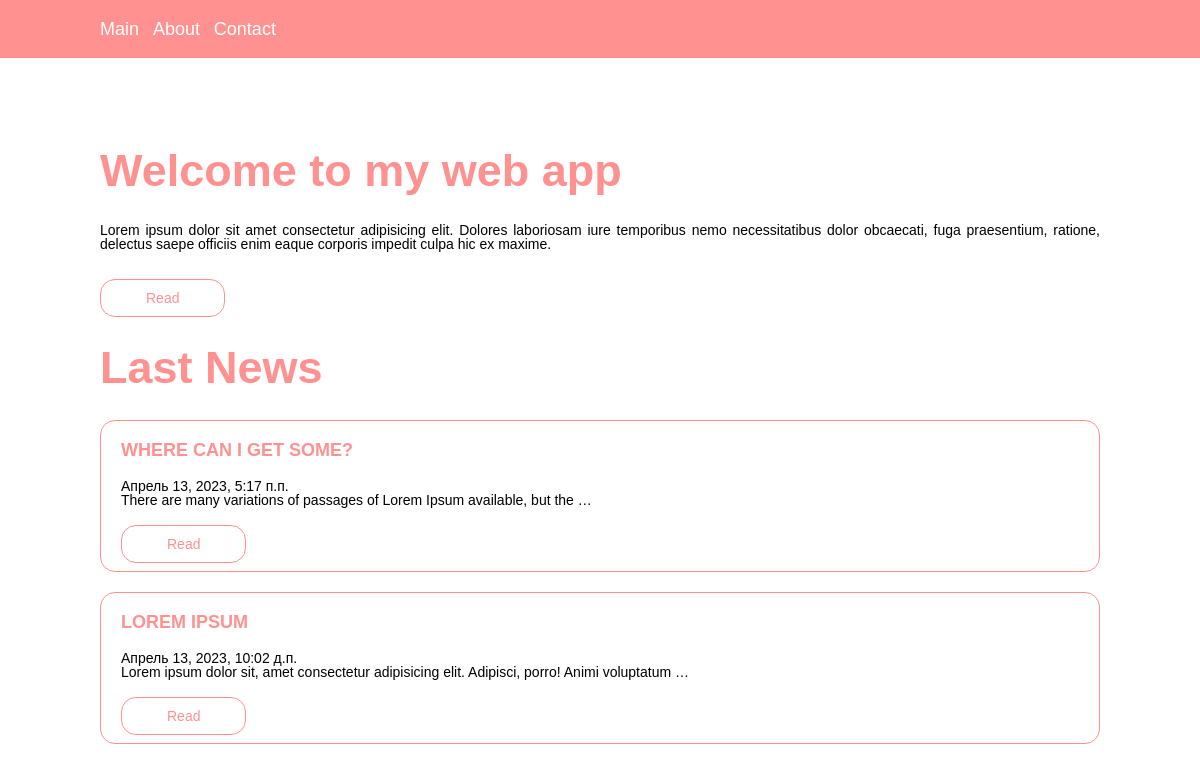
The page / on the database its author committed.
### crudapp/models.py (models this page shows, shortened)
class Post(models.Model):
    title = models.CharField("Заголовок", max_length=255, null=True, blank=True)
    content = models.CharField("Контент", max_length=65525, null=True, blank=True)
    postDate = models.DateTimeField("Дата и время публикации", default=datetime.now)
    class Meta:
        verbose_name = "Пост"
        verbose_name_plural = "Посты"

### crudapp/views.py (the view)
# urls.py: path('',views.homePage, name='homePage'),
def homePage(request):
    posts = Post.objects.all().order_by('-postDate')
    return render(request, "index.html",
    {
        'posts': posts,
    })

### crudapp/templates/index.html (shortened to what this page needs)
{% extends 'base.html' %}
{% block content %}
    <main class="main">
        <div id="main-content" class="container mb-10">
            <h1 class="title">Welcome to my web app</h1>
            <p class="text">Lorem ipsum dolor sit amet consectetur adipisicing elit. Dolores laboriosam iure temporibus nemo necessitatibus dolor obcaecati, fuga praesentium, ratione, delectus saepe officiis enim eaque corporis impedit culpa hic ex maxime.</p>
            <a href="#" class="primary-button">Read</a>
        </div>
        <div class="container">
            <h2 class="title">Last News</h2>
            {% for post in posts %}
            <div class="card">
                <div class="card-body">
                    <h3>{{ post.title }}</h3>
                    <h4>{{ post.postDate }}</h4>
                    <p>{{ post.content|truncatewords:12 }}</p>
                    <a href="{% url 'postDetail' pk=post.pk %}" class="primary-button">Read</a>
                </div>
            </div>
            {% endfor %}
        </div>
    </main>
{% endblock %}

### crudapp/templates/base.html (shortened to what this page needs)
{% load static %}
<!DOCTYPE html>
<html lang="ru" xmlns="http://www.w3.org/1999/xhtml">
<head>
    <link rel="stylesheet" href="{% static './css/style.css' %}" />
    <link rel="stylesheet" href="https://cdnjs.cloudflare.com/ajax/libs/font-awesome/6.4.0/css/all.min.css" />
</head>
<body>
    <header class="header">
        <div class="container">
            <div class="desktop-menu">
                <a href="{% url 'homePage' %}">Main</a>
                <a href="{% url 'aboutPage' %}">About</a>
                <a href="#">Contact</a>
            </div>
        </div>
    </header>
    {% block content %}
    {% endblock %}
</body>
</html>

### crudapp/static/css/style.css (style rules this page uses)
* { padding: 0; margin: 0; border: 0; }
*,*:before,*:after { -moz-box-sizing: border-box; -webkit-box-sizing: border-box; box-sizing: border-box; }
nav,footer,header,aside { display: block; }
html,body { height: 100%; width: 100%; font-size: 100%; line-height: 1; font-size: 14px; -ms-text-size-adjust: 100%; -moz-text-size-adjust: 100%; -webkit-text-size-adjust: 100%; }
a, a:visited { text-decoration: none; }
h1,h2,h3,h4,h5,h6 { font-size:inherit;font-weight: 400; }
* { font-family: sans-serif; }
.container { margin-left: 100px; margin-right: 100px; }
.header { padding: 20px 0px; background-color: rgb(255, 145, 145); }
.desktop-menu { text-align: left; }
.desktop-menu a { color: white; text-decoration: none; font-size: 18px; margin-right: 10px; transition: 0.3s ease-in-out; }
.main { padding: 90px 0px; }
.title { font-size:45px; font-weight: 700; color: rgb(255, 145, 145); margin-bottom: 30px; }
h3 { font-size: 18px; font-weight: 600; }
.card { border: 1px solid rgb(255, 145, 145); border-radius: 15px; margin-bottom: 20px; }
.card-body { padding: 20px; }
.card-body h3 { margin-bottom: 20px; text-transform: uppercase; color:rgb(255, 145, 145); }
.card-body p { text-align: justify; margin-bottom: 30px; }
.primary-button { padding: 10px 45px; background-color: white; border: 1px solid rgb(255, 145, 145); color: rgb(255, 145, 145); border-radius: 15px; transition: 0.3s ease-in-out; }
.mb-10 { margin-bottom: 40px; }
.text { margin-bottom: 40px; text-align: justify; }

### rows shown on the page
Post: title "WHERE CAN I GET SOME?", postDate "Апрель 13, 2023, 5:17 п.п.", content "There are many variations of passages of Lorem Ipsum available, but the …"
Post: title "LOREM IPSUM", postDate "Апрель 13, 2023, 10:02 д.п.", content "Lorem ipsum dolor sit, amet consectetur adipisicing elit. Adipisci, porro! Animi voluptatum …"
